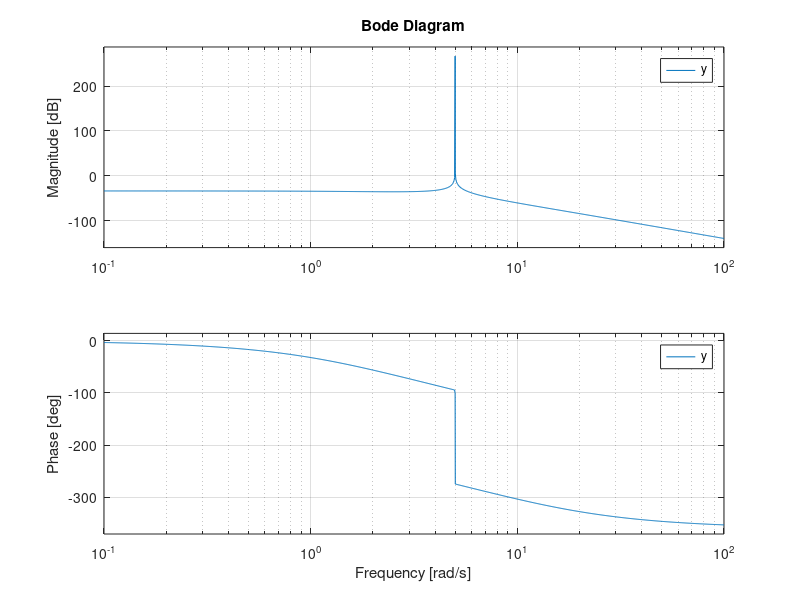

The MATLAB script that drew this image:
clear
close all
clc
figure;
hold on;

s = tf('s');
 
J = 0.01;
b = 0.1;
R = 1;
L = 0.5;
K = 0.01;

H = K/ ((J*s + b)*(L*s + R) + K^2);

for w = -5 : 1 : 5
  y = H * w/(s^2 + w^2)
  bode(y)
  grid on;
end
%   [Gm, Pm, wgc, wpc] = margin(y)
%   Gm_db = 20log10(Gm)


  
